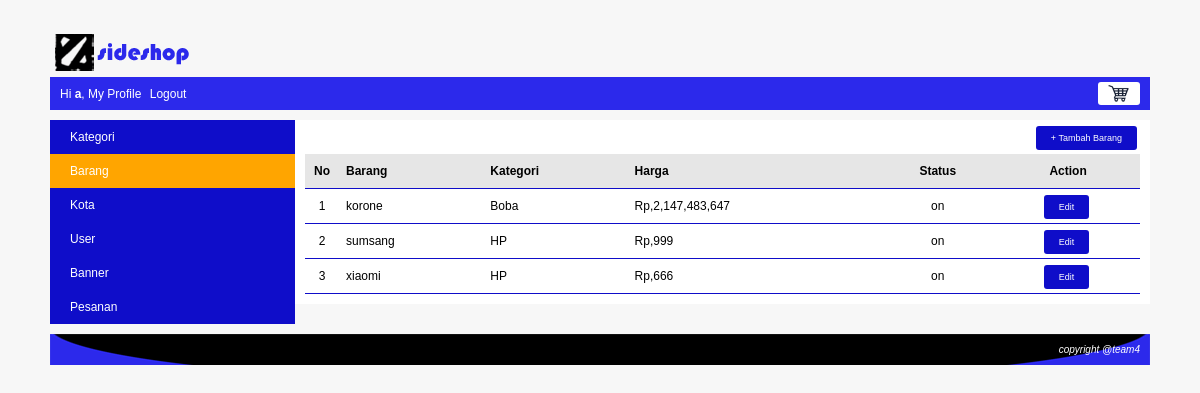
Screenshot of /index.php?page=profile&module=barang&action=list (signed in) with the database file from the repository.
### tables this page shows
CREATE TABLE `barang` (
  `barang_id` int(10) NOT NULL,
  `kategori_id` int(10) NOT NULL,
  `nama_barang` varchar(250) NOT NULL,
  `spesifikasi` text NOT NULL,
  `gambar` varchar(300) NOT NULL,
  `harga` int(10) NOT NULL,
  `stok` tinyint(1) NOT NULL,
  `status` enum('on','off') NOT NULL
);

CREATE TABLE `kategori` (
  `kategori_id` int(10) NOT NULL,
  `kategori` varchar(150) NOT NULL,
  `status` enum('on','off') NOT NULL
);

### function/helper.php (called while the page is built, shortened)
<?php
	function rupiah($nilai = 0){
		$string = "Rp," . number_format($nilai);
		return $string;
	}

### module/barang/list.php (the view)
<div id="frame-tambah">
	<a href="<?php echo BASE_URL."index.php?page=profile&module=barang&action=form"; ?>" class="tombol-action">+ Tambah Barang</a>
</div>
<?php
	$query = mysqli_query($koneksi, "SELECT barang.*, kategori.kategori FROM barang  JOIN kategori ON barang.kategori_id=kategori.kategori_id ORDER BY nama_barang ASC");
	if(mysqli_num_rows($query) == 0){
		echo "<h3>Saat ini belum ada barang di dalam table</h3>";
	}else{
		echo "<table class='table-list'>";
		echo "<tr class='baris-title'>
				<th class='kolom-nomor'>No</th>
				<th class='kiri'>Barang</th>
				<th class='kiri'>Kategori</th>
				<th class='kiri'>Harga</th>
				<th class='tengah'>Status</th>
				<th class='tengah'>Action</th>
			 </tr>";
		$no=1;
		while($row=mysqli_fetch_assoc($query)){
			echo "<tr>
					<td class='kolom-nomor'>$no</td>
					<td class='kiri'>$row[nama_barang]</td>
					<td class='kiri'>$row[kategori]</td>
					<td class='kiri'>".rupiah($row["harga"])."</td>
					<td class='tengah'>$row[status]</td>
					<td class='tengah'>
						<a class='tombol-action' href='".BASE_URL."index.php?page=profile&module=barang&action=form&barang_id=$row[barang_id]'>Edit</a>
					</td>
				  </tr>";
			$no++;
		}
		echo "</table>";
	}
?>

### css/style.css (style rules this page uses)
body { font-family:arial; font-size:12px; color:black; background:#F7F7F7; margin:0px; }
.table-list { width: 100%; border-collapse: collapse; }
.table-list tr { border-bottom: 1px solid #0f0dc9; }
.table-list tr.baris-title { background: #E6E6E6; }
.table-list tr th, .table-list tr td { padding: 10px 7px; }
.kolom-nomor { width: 20px; text-align: center; }
.tengah { text-align: center; }
.kiri { text-align: left; }
#frame-tambah { margin-bottom: 10px; text-align: right; }
.tombol-action { background: #0f0dc9; color: white; padding: 7px 15px; border-radius: 3px; cursor: pointer; text-decoration: none; margin-right: 3px; font-size: 9px; }

### rows the page displays
barang: nama_barang "korone", kategori.kategori "Boba", harga "Rp,2,147,483,647", status "on"
barang: nama_barang "sumsang", kategori.kategori "HP", harga "Rp,999", status "on"
barang: nama_barang "xiaomi", kategori.kategori "HP", harga "Rp,666", status "on"

### other values shown
$nama "a"
